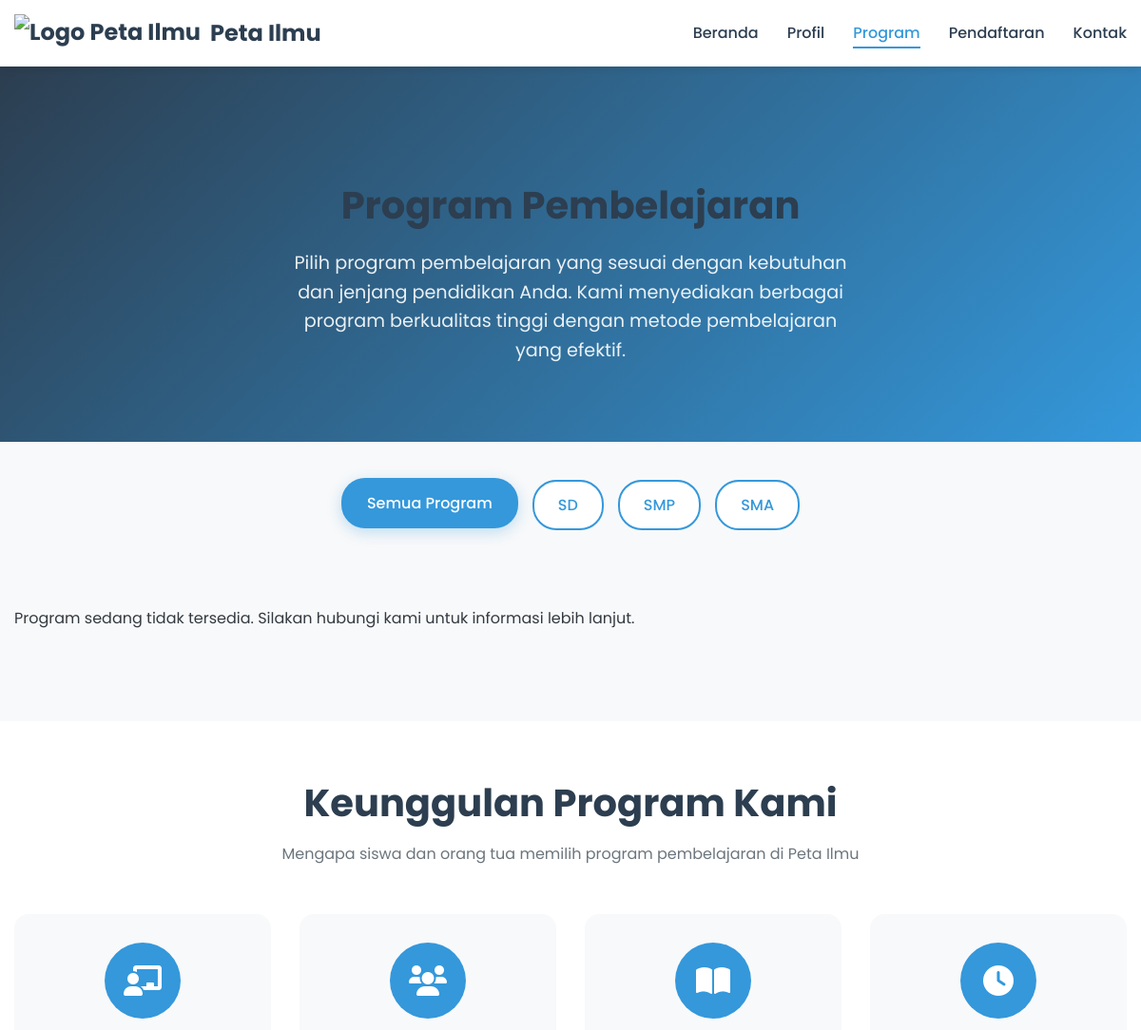
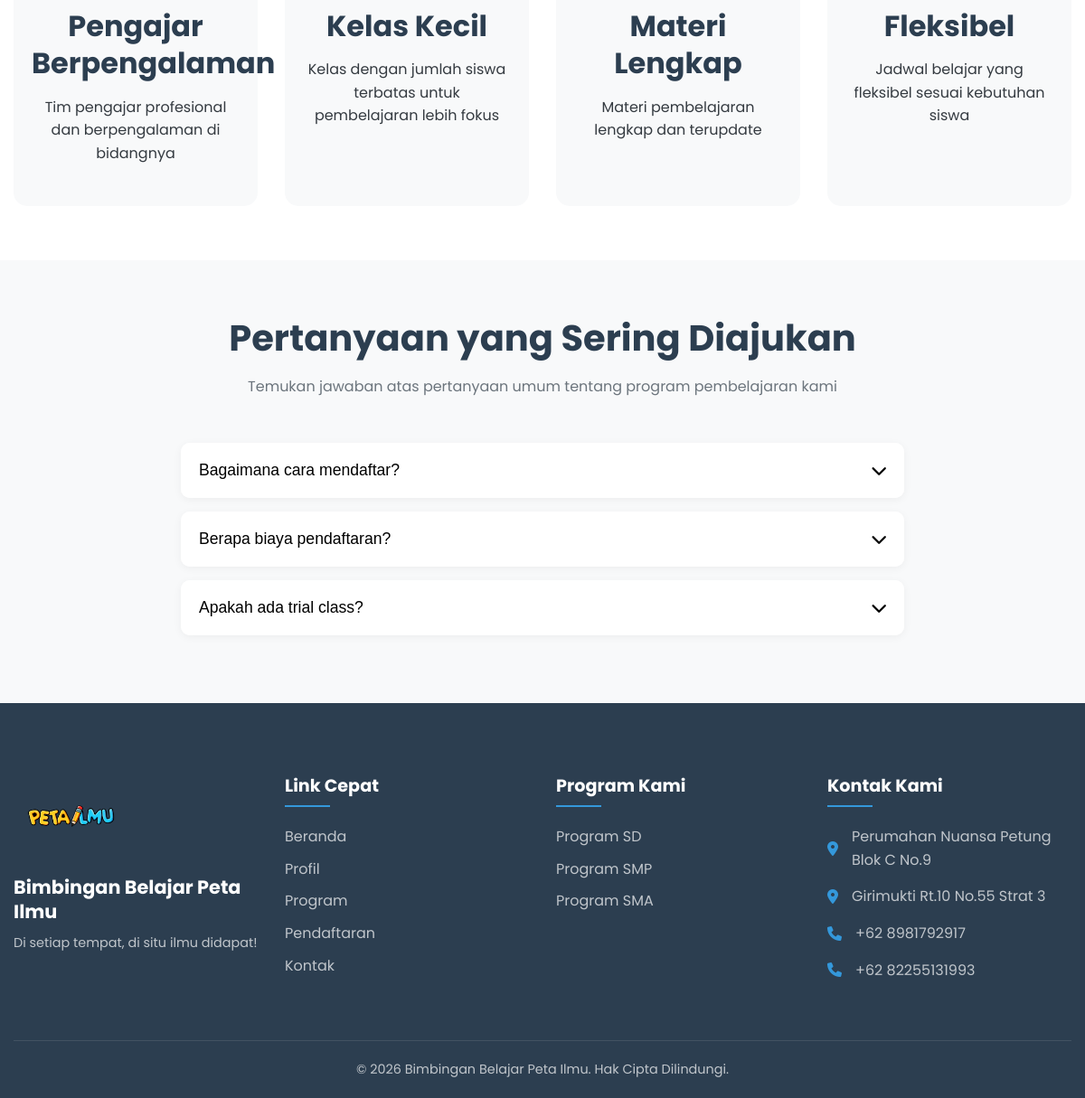
Screenshot of /program.php with the database file from the repository (2 pictures, top to bottom).
### tables this page shows
CREATE TABLE program_benefits (
    id INT AUTO_INCREMENT PRIMARY KEY,
    icon VARCHAR(100) DEFAULT NULL,
    title VARCHAR(255) NOT NULL,
    description TEXT
);

CREATE TABLE program_faqs (
    id INT AUTO_INCREMENT PRIMARY KEY,
    question TEXT NOT NULL,
    answer TEXT NOT NULL
);

### classes/ProgramManager.php (called while the page is built, shortened)
<?php
class ProgramManager {
    private $pdo;
    public function __construct(PDO $pdo) {
        $this->pdo = $pdo;
    }
            public function getProgramBenefits() {
            $query = "SELECT icon, title, description FROM program_benefits ORDER BY id";
            $stmt = $this->pdo->prepare($query);
            $stmt->execute();
            return $stmt->fetchAll(PDO::FETCH_ASSOC);
        }
        public function getProgramFAQs() {
            $query = "SELECT question, answer FROM program_faqs ORDER BY id";
            $stmt = $this->pdo->prepare($query);
            $stmt->execute();
            return $stmt->fetchAll(PDO::FETCH_ASSOC);
        }
}
?>

### program.php (the view, shortened to what this page needs)
<?php
require_once 'classes/ProgramManager.php';
try {
    $database = new Database();
    $pdo = $database->getConnection();
    $programManager = new ProgramManager($pdo);
    $programs = $programManager->getAllPrograms();
    $benefits = $programManager->getProgramBenefits();
    $faqs = $programManager->getProgramFAQs();
} catch (Exception $e) {
    error_log("Database error in program.php: " . $e->getMessage());
    $programs = $programManager->getFallbackPrograms();
    $benefits = $programManager->getFallbackBenefits();
    $faqs = $programManager->getFallbackFAQs();
}
?>
<!DOCTYPE html>
<html lang="id">
<head>
    <link rel="stylesheet" href="stylemain.css" />
    <link rel="stylesheet" href="styleprogram.css" />
    <link rel="stylesheet" href="https://cdnjs.cloudflare.com/ajax/libs/font-awesome/6.0.0/css/all.min.css" />
</head>
<body>
    <header class="header">
        <div class="container">
            <div class="header-wrapper">
                <div class="logo">
                    <a href="index.php">
                        <img src="images/IMG_3898.PNG" alt="Logo Peta Ilmu" />
                        <span>Peta Ilmu</span>
                    </a>
                </div>
                <nav class="nav-menu">
                    <ul>
                        <li><a href="index.php">Beranda</a></li>
                        <li><a href="profil.php">Profil</a></li>
                        <li><a href="program.php" class="active">Program</a></li>
                        <li><a href="pendaftaran.php">Pendaftaran</a></li>
                        <li><a href="kontak.php">Kontak</a></li>
                    </ul>
                </nav>
            </div>
        </div>
    </header>
    <section class="program-hero">
        <div class="container">
            <h1>Program Pembelajaran</h1>
            <p>
                Pilih program pembelajaran yang sesuai dengan kebutuhan dan jenjang
                pendidikan Anda. Kami menyediakan berbagai program berkualitas tinggi
                dengan metode pembelajaran yang efektif.
            </p>
        </div>
    </section>
    <section class="program-filter">
        <div class="container">
            <div class="filter-buttons">
                <a href="#" class="filter-btn active" data-filter="all">Semua Program</a>
                <a href="#sd" class="filter-btn" data-filter="sd">SD</a>
                <a href="#smp" class="filter-btn" data-filter="smp">SMP</a>
                <a href="#sma" class="filter-btn" data-filter="sma">SMA</a>
            </div>
            <div class="program-grid">
                <?php if (empty($programs)): ?>
                    <div class="no-programs">
                        <p>Program sedang tidak tersedia. Silakan hubungi kami untuk informasi lebih lanjut.</p>
                    </div>
                <?php endif; ?>
            </div>
        </div>
    </section>
    <section class="program-benefits">
        <div class="container">
            <div class="section-header">
                <h2>Keunggulan Program Kami</h2>
                <p>Mengapa siswa dan orang tua memilih program pembelajaran di Peta Ilmu</p>
            </div>
            <div class="benefits-grid">
                <?php foreach ($benefits as $benefit): ?>
                    <div class="benefit-item">
                        <div class="benefit-icon">
                            <i class="<?php echo htmlspecialchars($benefit['icon']); ?>"></i>
                        </div>
                        <h3><?php echo htmlspecialchars($benefit['title']); ?></h3>
                        <p><?php echo htmlspecialchars($benefit['description']); ?></p>
                    </div>
                <?php endforeach; ?>
            </div>
        </div>
    </section>
    <section class="faq-section">
        <div class="container">
            <div class="section-header">
                <h2>Pertanyaan yang Sering Diajukan</h2>
                <p>Temukan jawaban atas pertanyaan umum tentang program pembelajaran kami</p>
            </div>
            <div class="faq-container">
                <?php foreach ($faqs as $faq): ?>
                    <div class="faq-item">
                        <button class="faq-question">
                            <span><?php echo htmlspecialchars($faq['question']); ?></span>
                            <i class="fas fa-chevron-down faq-icon"></i>
                        </button>
                    </div>
                <?php endforeach; ?>
            </div>
        </div>
    </section>
    <footer class="footer">
        <div class="container">
            <div class="footer-content">
                <div class="footer-logo">
                    <img src="images/IMG_3899.PNG" alt="Logo Peta Ilmu" />
                    <h3>Bimbingan Belajar Peta Ilmu</h3>
                    <p>Di setiap tempat, di situ ilmu didapat!</p>
                </div>
                <div class="footer-links">
                    <h4>Link Cepat</h4>
                    <ul>
                        <li><a href="index.php">Beranda</a></li>
                        <li><a href="profil.php">Profil</a></li>
                        <li><a href="program.php">Program</a></li>
                        <li><a href="pendaftaran.php">Pendaftaran</a></li>
                        <li><a href="kontak.php">Kontak</a></li>
                    </ul>
                </div>
                <div class="footer-program">
                    <h4>Program Kami</h4>
                    <ul>
                        <li><a href="program.php#sd">Program SD</a></li>
                        <li><a href="program.php#smp">Program SMP</a></li>
                        <li><a href="program.php#sma">Program SMA</a></li>
                    </ul>
                </div>
                <div class="footer-contact">
                    <h4>Kontak Kami</h4>
                    <ul>
                        <li><i class="fas fa-map-marker-alt"></i> Perumahan Nuansa Petung Blok C No.9</li>
                        <li><i class="fas fa-map-marker-alt"></i> Girimukti Rt.10 No.55 Strat 3</li>
                        <li><i class="fas fa-phone"></i> +62 8981792917</li>
                        <li><i class="fas fa-phone"></i> +62 82255131993</li>
                    </ul>
                </div>
            </div>
            <div class="footer-bottom">
                <p>&copy; <?php echo date('Y'); ?> Bimbingan Belajar Peta Ilmu. Hak Cipta Dilindungi.</p>
            </div>
        </div>
    </footer>
</body>
</html>

### stylemain.css (style rules this page uses)
* { margin: 0; padding: 0; box-sizing: border-box; }
:root { --primary-color: #3498db; --secondary-color: #2c3e50; --accent-color: #e74c3c; --light-color: #f8f9fa; --dark-color: #343a40; --gray-color: #6c757d; --light-gray: #e9ecef; --success-color: #28a745; --warning-color: #ffc107; --info-color: #17a2b8; --hover-primary: #2980b9; --section-padding: 80px 0; --section-padding-mobile: 50px 0; --border-radius: 8px; --box-shadow: 0 5px 15px rgba(0, 0, 0, 0.1); --transition: all 0.3s ease; }
.header { background-color: #fff; box-shadow: 0 2px 10px rgba(0, 0, 0, 0.1); position: sticky; top: 0; z-index: 1000; }
.header-wrapper { display: flex; justify-content: space-between; align-items: center; padding: 15px 0; }
.logo a { display: flex; align-items: center; color: var(--secondary-color); font-weight: 700; font-size: 1.5rem; }
.logo img { height: 40px; margin-right: 10px; }
.nav-menu ul { display: flex; }
.nav-menu li { margin-left: 30px; }
.nav-menu a { color: var(--secondary-color); font-weight: 500; position: relative; padding: 5px 0; }
.nav-menu a:after { content: ""; position: absolute; width: 0; height: 2px; background-color: var(--primary-color); bottom: 0; left: 0; transition: var(--transition); }
.nav-menu a:hover:after, .nav-menu a.active:after { width: 100%; }
.nav-menu a.active { color: var(--primary-color); }
.footer { background-color: var(--secondary-color); color: #fff; padding-top: 80px; }
.footer-content { display: grid; grid-template-columns: repeat(auto-fit, minmax(200px, 1fr)); gap: 30px; margin-bottom: 50px; }
.footer-logo img { height: 90px; margin-bottom: 20px; }
.footer-logo h3 { color: #fff; font-size: 1.3rem; margin-bottom: 10px; }
.footer-logo p { opacity: 0.7; font-size: 0.9rem; }
.footer h4 { color: #fff; margin-bottom: 20px; font-size: 1.2rem; position: relative; padding-bottom: 10px; }
.footer h4:after { content: ""; position: absolute; left: 0; bottom: 0; width: 50px; height: 2px; background-color: var(--primary-color); }
.footer-links ul li, .footer-program ul li { margin-bottom: 10px; }
.footer-links ul a, .footer-program ul a { color: rgba(255, 255, 255, 0.7); transition: var(--transition); }
.footer-contact ul li { display: flex; align-items: center; margin-bottom: 15px; color: rgba(255, 255, 255, 0.7); }
.footer-contact ul li i { margin-right: 15px; color: var(--primary-color); }
.footer-bottom { text-align: center; padding: 20px 0; border-top: 1px solid rgba(255, 255, 255, 0.1); }
.footer-bottom p { margin-bottom: 0; font-size: 0.9rem; opacity: 0.7; }
body { overflow-x: hidden; }
* { max-width: 100%; box-sizing: border-box; }

### rows the page displays
program_benefits: title "Pengajar Berpengalaman", description "Tim pengajar profesional dan berpengalaman di bidangnya"
program_benefits: title "Kelas Kecil", description "Kelas dengan jumlah siswa terbatas untuk pembelajaran lebih fokus"
program_benefits: title "Materi Lengkap", description "Materi pembelajaran lengkap dan terupdate"
program_benefits: title "Fleksibel", description "Jadwal belajar yang fleksibel sesuai kebutuhan siswa"
program_faqs: question "Bagaimana cara mendaftar?"
program_faqs: question "Berapa biaya pendaftaran?"
program_faqs: question "Apakah ada trial class?"
